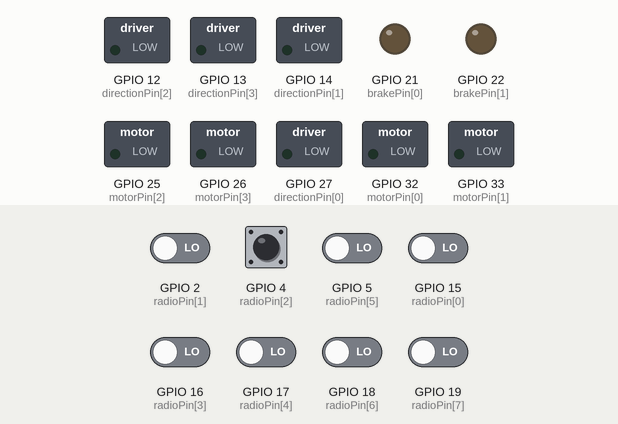
This program was run on a simulated ESP32. Parts: switched loads named in the program (green lamp = pin HIGH), output pins drawn as LEDs (lit = HIGH). The test bench sets the inputs (shaded band); at power-on: GPIO 2 (radioPin[1]), GPIO 4 (radioPin[2]), GPIO 5 (radioPin[5]), GPIO 15 (radioPin[0]), GPIO 16 (radioPin[3]), GPIO 17 (radioPin[4]), GPIO 18 (radioPin[6]), GPIO 19 (radioPin[7]) LOW. What the program prints to the serial monitor is not drawn.

Above: at 0.01 s.
At 1.2 s:
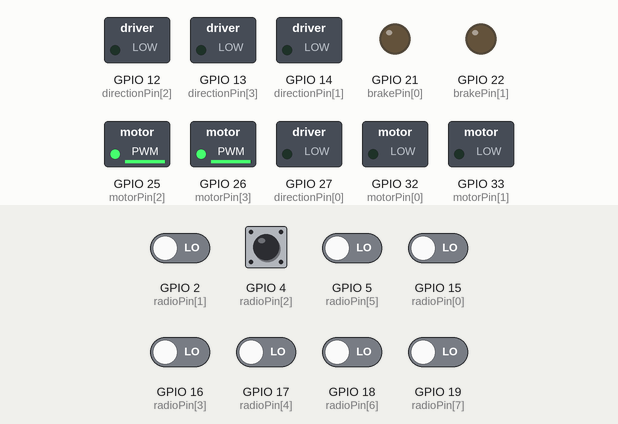
1.3 s: GPIO 4 (radioPin[2]) pulsed HIGH 2 times (0.12 s each, 0.3 s apart)
At 2.3 s:
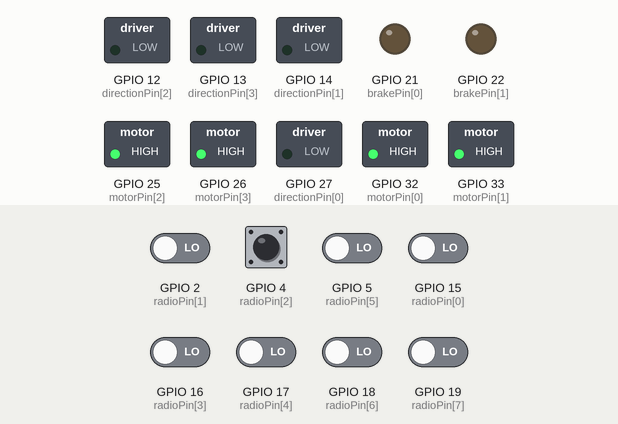
Timing chart, 0 to 4.3 s (numbered marks = the images above; inputs shaded):
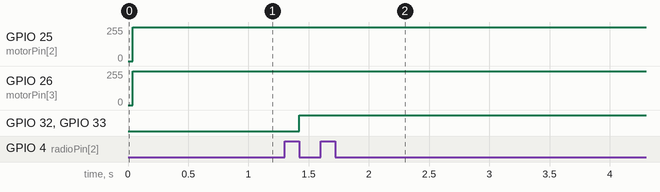

The program:

main.cpp
```cpp
#include <Arduino.h>

// RX CHANNELS          1,  2, 3, 4,  5,  6, 7,  8,  9,  10
// INDEX                0,  1, 2, 3,  4,  5, 6,  7,  8,  9
const int radioPin[] = {15, 2, 4, 16, 17, 5, 18, 19}; // 2 — Газ; 3 — Поворот; 7 — тормоз; 6 — реверс.
const int motorPin[] = {32, 33, 25, 26};
const int directionPin[] = {27, 14, 12, 13};
const int brakePin[4] = {21, 22};

bool directionOut[] = {0, 0, 1, 1}; // налаштування напрямку двигунів за замовчуванням 0 — вперед, 1 — назад
int motorOut[] = {0, 0, 0, 0};

// Флаги стану
bool isReversing = false;
bool isTurnRight = false;
bool isTurnLeft = false;

int yawValue;
int throttleValue;

volatile unsigned long pwmRX[8]; // Змінні для збереження значень PWM

// Обробник переривань для коректного прийому PWM сигналу
void IRAM_ATTR handleInterrupt(void *arg)
{
    int channelIndex = (int)arg;
    static uint32_t prevRise[8] = {0};
    static uint32_t prevFall[8] = {0};
    uint32_t currTime = micros();
    if (digitalRead(radioPin[channelIndex]) == HIGH)
    {
        prevRise[channelIndex] = currTime;
    }
    else
    {
        prevFall[channelIndex] = currTime;
        pwmRX[channelIndex] = prevFall[channelIndex] - prevRise[channelIndex];
    }
}

void setup()
{
    Serial.begin(115200);

    // Обробник переривань для коректного прийому PWM сигналу
    for (int i = 0; i < 8; i++)
    {
        attachInterruptArg(digitalPinToInterrupt(radioPin[i]), handleInterrupt, (void *)i, CHANGE);
    }
    interrupts();

    // Оголошення портів
    for (int i = 0; i < 4; i++)
    {
        pinMode(directionPin[i], OUTPUT);
    };
    pinMode(brakePin[0], OUTPUT);
    pinMode(brakePin[1], OUTPUT);
}
void smoothReverse(int stepDelay = 12, int stepSize = 4)
{
    // const int stepDelay = 16; // Затримка між кроками зміни швидкості
    // const int stepSize = 4;   // Крок зміни швидкості

    // Плавне зменшення швидкості до нуля
    while (motorOut[0] > 0 || motorOut[1] > 0 || motorOut[2] > 0 || motorOut[3] > 0)
    {
        for (int i = 0; i < 4; i++)
        {
            motorOut[i] = max(motorOut[i] - stepSize, 0);
            analogWrite(motorPin[i], motorOut[i]);
            Serial.print("YawValue: ");
            Serial.print(abs(yawValue));
            Serial.println();
        }
        delay(stepDelay);
    }

    // Зміна напрямку
    for (int i = 0; i < 4; i++)
    {
        directionOut[i] = !directionOut[i];
        digitalWrite(directionPin[i], directionOut[i]);
    }

    isReversing = !isReversing; // Скидання прапорця після завершення плавного реверс
}

void smoothTurn(int motorIndex1, int motorIndex2, bool &isTurnRightOrLeft)
{
    int stepDelay = 12; // Затримка між кроками зміни швидкості
    int stepSize = 4;   // Крок зміни швидкості

    // Плавне зменшення швидкості до нуля
    while (motorOut[motorIndex1] > 0 || motorOut[motorIndex2] > 0)
    {

        motorOut[motorIndex1] = max(motorOut[motorIndex1] - stepSize, 0);
        analogWrite(motorPin[motorIndex1], motorOut[motorIndex1]);
        motorOut[motorIndex2] = max(motorOut[motorIndex2] - stepSize, 0);
        analogWrite(motorPin[motorIndex2], motorOut[motorIndex2]);
        delay(stepDelay);
    }

    // Зміна напрямку
    directionOut[motorIndex1] = !directionOut[motorIndex1];
    digitalWrite(directionPin[motorIndex1], directionOut[motorIndex1]);
    directionOut[motorIndex2] = !directionOut[motorIndex2];
    digitalWrite(directionPin[motorIndex2], directionOut[motorIndex2]);

    isTurnRightOrLeft = !isTurnRightOrLeft; // Скидання прапорця після завершення плавного реверс
}

void loop()
{
    yawValue = map(pwmRX[0], 986, 1972, -255, 255);
    throttleValue = map(pwmRX[2], 996, 1990, 0, 255);

    bool onReversing = (pwmRX[7] >= 1450 && pwmRX[7] <= 1550) ? true : false;
    bool onBrake = (pwmRX[6] >= 1450 && pwmRX[6] <= 1500) ? true : false;

    for (int i = 0; i < 4; i++)
    {

        // Міксування сигналу для поворотів
        if ((yawValue > 20) != isTurnRight)
        {
            smoothTurn(0, 1, isTurnRight);
        }
        else if ((yawValue < -20) != isTurnLeft)
        {
            smoothTurn(2, 3, isTurnLeft);
        }
        else
        {
            // Газ
            motorOut[i] = map(pwmRX[2], 996, 1990, 0, 255);
            motorOut[i] = constrain(motorOut[i], 0, 255);
            analogWrite(motorPin[i], motorOut[i]);
            if (yawValue > 20)
            {
                motorOut[0] = abs(yawValue);
                motorOut[0] = constrain(motorOut[0], 0, 255);
                analogWrite(motorPin[0], motorOut[0]);
                motorOut[1] = abs(yawValue);
                motorOut[1] = constrain(motorOut[1], 0, 255);
                analogWrite(motorPin[1], motorOut[1]);
                Serial.print("isTurn > yawValue: ");
                Serial.print(yawValue);
                Serial.println();
            }
            if (yawValue < -20)
            {
                motorOut[2] = abs(yawValue);
                motorOut[2] = constrain(motorOut[2], 0, 255);
                analogWrite(motorPin[2], motorOut[2]);
                motorOut[3] = abs(yawValue);
                motorOut[3] = constrain(motorOut[3], 0, 255);
                analogWrite(motorPin[3], motorOut[3]);
            }
        }
        // Логіка реверсу
        if (onReversing != isReversing)
        {
            smoothReverse();
            // digitalWrite(directionPin[i], !directionOut[i]);
        }
        else
        {
            digitalWrite(directionPin[i], directionOut[i]);
        }

        // Тормоз, тернарный оператор
        digitalWrite(brakePin[i], onBrake ? HIGH : LOW);
    }

    // // Вивід у серійний порт
    // for (int i = 0; i < 8; i++)
    // {
    //     Serial.printf("pwmRX%d: %lu, ", i + 1, pwmRX[i]);
    // }
    // Serial.print(isTurnRight);
    // Serial.println();
    // Serial.print(isTurnLeft);
    // Serial.println();
    Serial.println("isTurnRight: ");
}
```

Measured:
- after the input at 1.3 s, GPIO 25 (motorPin[2]): 253/255 → 255/255 after 0.18 s; GPIO 26 (motorPin[3]): 252/255 → 255/255 after 0.18 s; GPIO 32 (motorPin[0]), GPIO 33 (motorPin[1]): LOW → HIGH after 0.12 s
